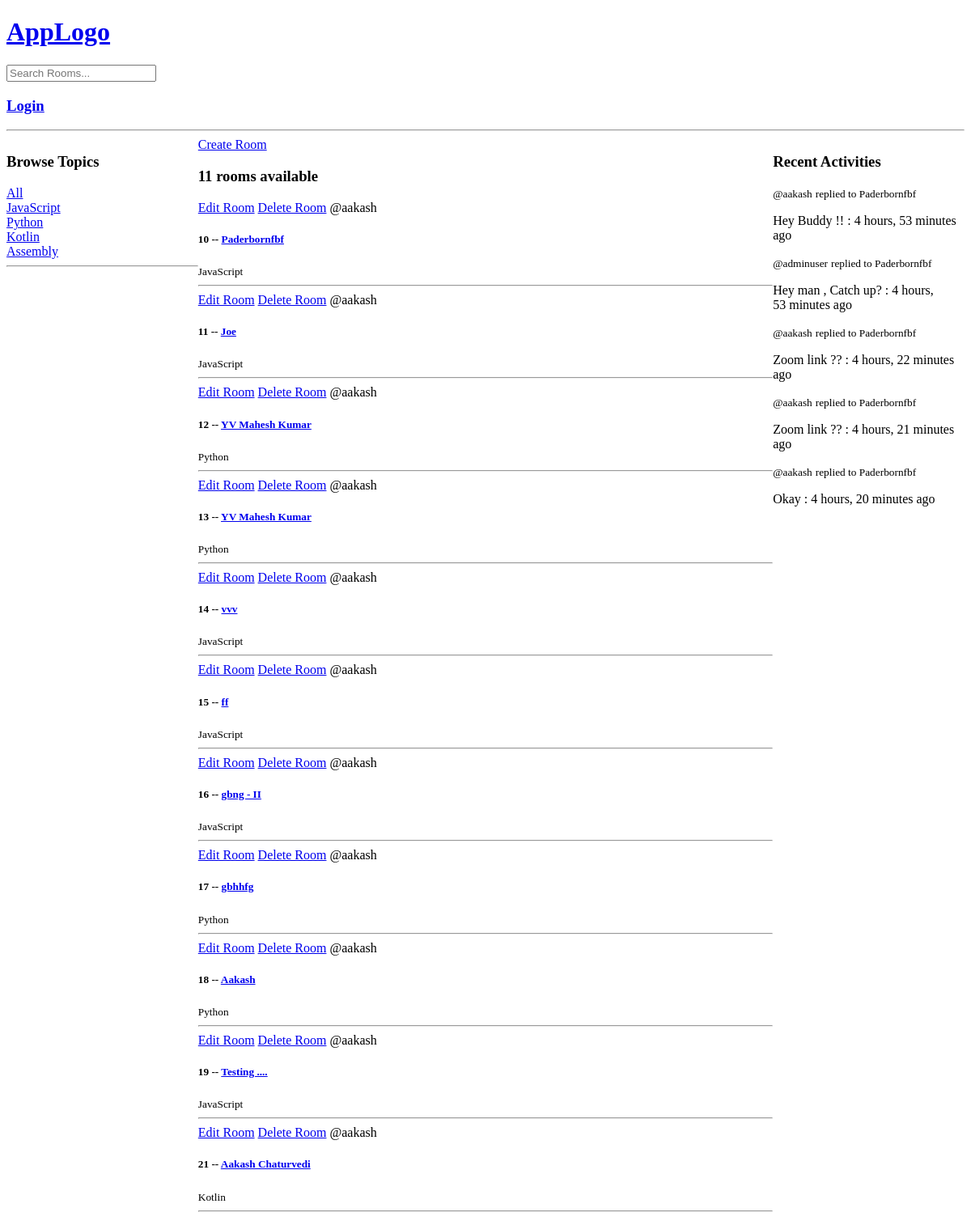
The app's page /, older data.
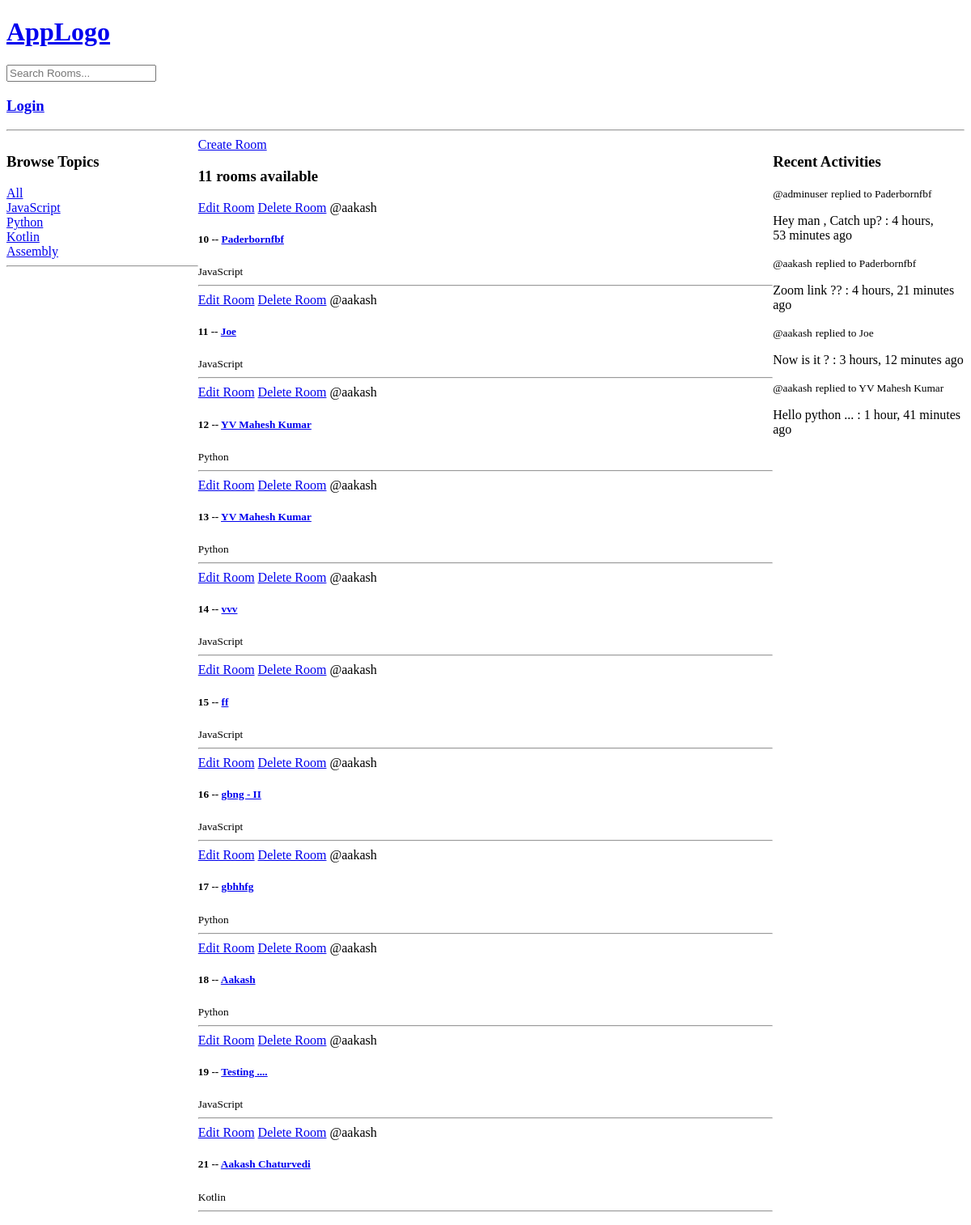
The same page, newer data.
### base/models.py (models this page shows, shortened)
class Topic(models.Model):
    name = models.CharField(max_length=100)

class Room(models.Model):
    host = models.ForeignKey(User, on_delete=models.SET_NULL, null=True)
    topic = models.ForeignKey(Topic, on_delete=models.SET_NULL, null=True)
    name = models.CharField(max_length=200)
    description = models.TextField(null=True, blank=True)
    updated = models.DateTimeField(auto_now=True)
    created = models.DateTimeField(auto_now_add=True)
    participants = models.ManyToManyField(User, related_name="participants", blank=True)
    def __str__(self):
        return str(self.name)

class Message(models.Model):
    user = models.ForeignKey(User, on_delete=models.CASCADE)
    room = models.ForeignKey(Room, on_delete=models.CASCADE)
    body = models.TextField()
    updated = models.DateTimeField(auto_now=True)
    created = models.DateTimeField(auto_now_add=True)

### base/views.py (the view)
# urls.py: path("", views.home, name="home"),
def home(request):
    queryParam = request.GET.get("q") if request.GET.get("q") != None else ""
    topics = Topic.objects.all()
    room_messages = Message.objects.filter(Q(room__topic__name__icontains=queryParam))
    chatrooms = Room.objects.filter(
        Q(topic__name__icontains=queryParam)
        | Q(name__icontains=queryParam)
        | Q(description__icontains=queryParam)
    )
    room_count = chatrooms.count()
    return render(
        request,
        "base/home.html",
        {
            "rooms": chatrooms,
            "topics": topics,
            "room_count": room_count,
            "room_messages": room_messages,
        },
    )

### base/templates/base/home.html (shortened to what this page needs)
{% extends 'main.html' %}
{% block content %}
<div class="home-container">
    <div>
        <h3>Browse Topics</h3>
        <a href="{% url 'home'%}">All </a>
        {% for topic in topics %}
        <div>
            <a href="{% url 'home' %}?q={{topic.name}}">{{topic.name}}</a>
        </div>
        {% endfor %}
        <hr>
    </div>
    <div>
        <a href="{% url 'create-room' %}">Create Room</a>
        <h3>{{room_count}} rooms available </h3>
        <div>
            {% for room in rooms %}
            <div>
                <a href="{% url 'update-room' room.id %}">Edit Room</a>
                <a href="{% url 'delete-room' room.id %}">Delete Room</a>
                <span>@{{room.host.username}}</span>
                <h5> {{room.id}} -- <a href="/room/{{room.id}}">{{room.name}}</a>
                </h5>
                <small>{{room.topic.name}}</small>
                <hr>
            </div>
            {% endfor %}
        </div>
    </div>
    <div class="recent-actvities">
        <h3> Recent Activities</h3>
        {% for message in room_messages %}
        <div>
            <small>@{{message.user}}</small>
            <small>replied to {{message.room}}</small>
            <p>{{message.body}} : {{message.created | timesince}} ago
            </p>
        </div>
        {% endfor %}
    </div>
</div>
{% endblock %}

Row changes from the older to the newer data that the page shows:
removed Message: user "aakash", room "Paderbornfbf", body "Hey Buddy !!", created "4 hours, 53 minutes"
removed Message: user "aakash", room "Paderbornfbf", body "Zoom link ??", created "4 hours, 22 minutes"
removed Message: user "aakash", room "Paderbornfbf", body "Okay", created "4 hours, 20 minutes"
added Message: user "aakash", room "Joe", body "Now is it ?", created "3 hours, 12 minutes"
added Message: user "aakash", room "YV Mahesh Kumar", body "Hello python ...", created "1 hour, 41 minutes"
